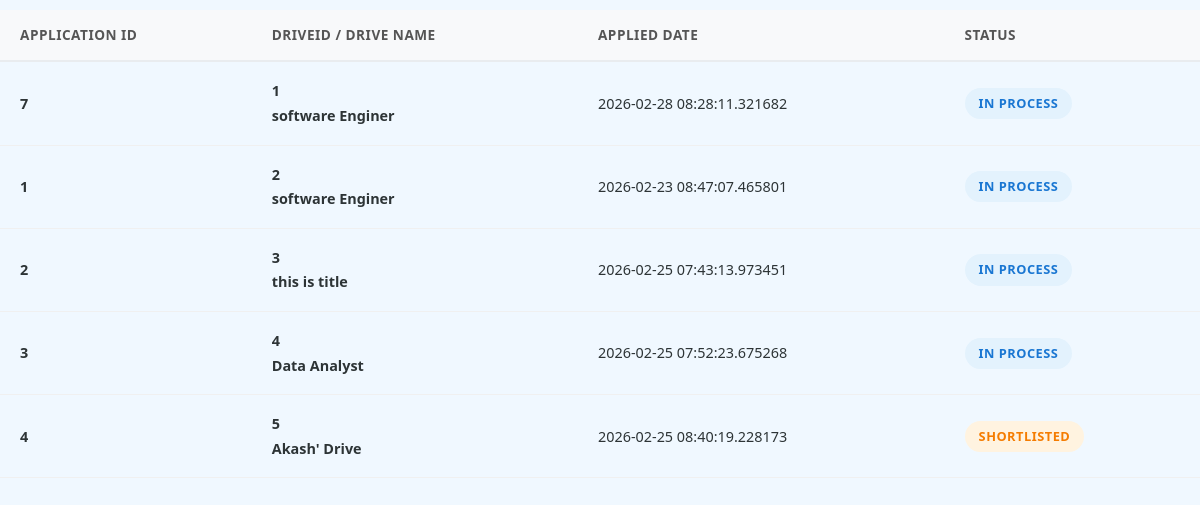
Screenshot of /admin/1/history (signed in) with the database file from the repository.
### portal/models.py (models this page shows)
class Application(db.Model,UserMixin):
    __tablename__ = 'applications'
    id = db.Column(db.Integer , primary_key = True)
    student_id = db.Column(db.Integer,db.ForeignKey('students.id'), nullable = False)
    drive_id = db.Column(db.Integer,db.ForeignKey('placement_drives.id') , nullable = False)
    applied_at = db.Column(db.DateTime,default = datetime.utcnow)
    status = db.Column(db.String(30), nullable = False,default = 'PENDING')#PENDING , SHORTLISTED,SELECTED , REJECTED
    drive = db.relationship('Drive', backref='applications')
    student = db.relationship('Student' , backref = 'students')
    __table_args__ = (
    db.UniqueConstraint('student_id', 'drive_id', name='unique_student_drive'),
)

class Drive(db.Model,UserMixin):
    __tablename__ = 'placement_drives'
    id = db.Column(db.Integer , primary_key = True)
    company_id = db.Column(db.Integer,db.ForeignKey('companies.id') , nullable = False)
    job_title = db.Column(db.String(100), nullable = False)
    description = db.Column(db.String(200), nullable = False)
    eligibility = db.Column(db.String(100), nullable = False)
    deadline = db.Column(db.DateTime, nullable = False)
    status = db.Column(db.String(20), nullable = False,default ='APPROVED') #APPROVED,PENDING,CLOSED
    company = db.relationship('Company' , backref = 'companies')

### app.py (the view)
@app.route('/admin/<int:student_id>/history')
@login_required
def history_ad(student_id):
    apple = Application.query.filter_by(student_id = student_id)
    return render_template('student/student_history.html',
                           apple = apple)

### app.py (called while the page is built)
@login_manager.user_loader
def load_user(user_id):
    return User.query.get(int(user_id))

### templates/student/student_history.html (shortened to what this page needs)
<!DOCTYPE html>
<html lang="en">
<head>
    <link href="https://cdn.jsdelivr.net/npm/bootstrap@5.3.0-alpha1/dist/css/bootstrap.min.css" rel="stylesheet">
</head>
<body>
    <div class="main-co">
        <div class="tableView">
            <table class="app-tab">
                <thead>
                    <tr>
                        <th>Application ID</th>
                        <th>DriveID / Drive Name</th>
                        <th>Applied Date</th>
                        <th>Status</th>
                    </tr>
                </thead>
                <tbody>
                    {% for a in apple %}
                    <tr>
                        <td><strong>{{a.id}}</strong></td>
                        <td>
                            <div class="d-info">
                                <div class="drive-title-sm">{{a.drive_id}}</div>
                                <div class="drive-title-sm">{{a.drive.job_title}}</div>
                            </div>
                        </td>
                        <td>{{a.applied_at}}</td>
                        <td>
                            {% if a.status == 'SHORTLISTED' %}
                            <span class="status-badge status-shortlisted">Shortlisted</span>
                            {% elif a.status == 'SELECTED' %}
                            <span class="status-badge status-selected">Selected</span>
                            {% elif a.status == 'REJECTED' %}
                            <span class="status-badge status-rejected">Rejected</span>
                            {% else %}
                            <span class="status-badge status-applied">In Process</span>
                            {% endif %}
                        </td>
                    </tr>
                    {% endfor %}
                </tbody>
            </table>
        </div>
    </div>
</body>
</html>

### templates/student/student_history.html (style rules this page uses)
body { margin-top: 10px; background-color: aliceblue; font-family: system-ui, -apple-system, BlinkMacSystemFont, 'Segoe UI', Roboto, Oxygen, Ubuntu, Cantarell, 'Open Sans', 'Helvetica Neue', sans-serif; }
.d-info { display: flex; flex-direction: column; gap: 3px; }
.drive-title-sm { font-weight: 600; color: #2d3436; }
.status-badge { display: inline-block; padding: 6px 14px; border-radius: 20px; font-size: 0.8rem; font-weight: 600; text-transform: uppercase; letter-spacing: 0.5px; }
.status-applied { background: #e3f2fd; color: #1976d2; }
.status-shortlisted { background: #fff3e0; color: #f57c00; }
.app-tab { width: 100%; border-collapse: collapse; }
.app-tab thead { background: #f8f9fa; }
.app-tab th { padding: 15px 20px; text-align: left; font-size: 0.85rem; font-weight: 600; color: #555; text-transform: uppercase; letter-spacing: 0.5px; border-bottom: 2px solid #e9ecef; }
.app-tab tbody tr { border-bottom: 1px solid #f0f0f0; transition: all 0.3s ease; }
.app-tab td { padding: 18px 20px; font-size: 0.9rem; color: #2d3436; }

### rows the page displays
Application: id "7", drive_id "1", drive.job_title "software Enginer", applied_at "2026-02-28 08:28:11.321682", status "IN PROCESS"
Application: id "1", drive_id "2", drive.job_title "software Enginer", applied_at "2026-02-23 08:47:07.465801", status "IN PROCESS"
Application: id "2", drive_id "3", drive.job_title "this is title", applied_at "2026-02-25 07:43:13.973451", status "IN PROCESS"
Application: id "3", drive_id "4", drive.job_title "Data Analyst", applied_at "2026-02-25 07:52:23.675268", status "IN PROCESS"
Application: id "4", drive_id "5", drive.job_title "Akash' Drive", applied_at "2026-02-25 08:40:19.228173", status "SHORTLISTED"
